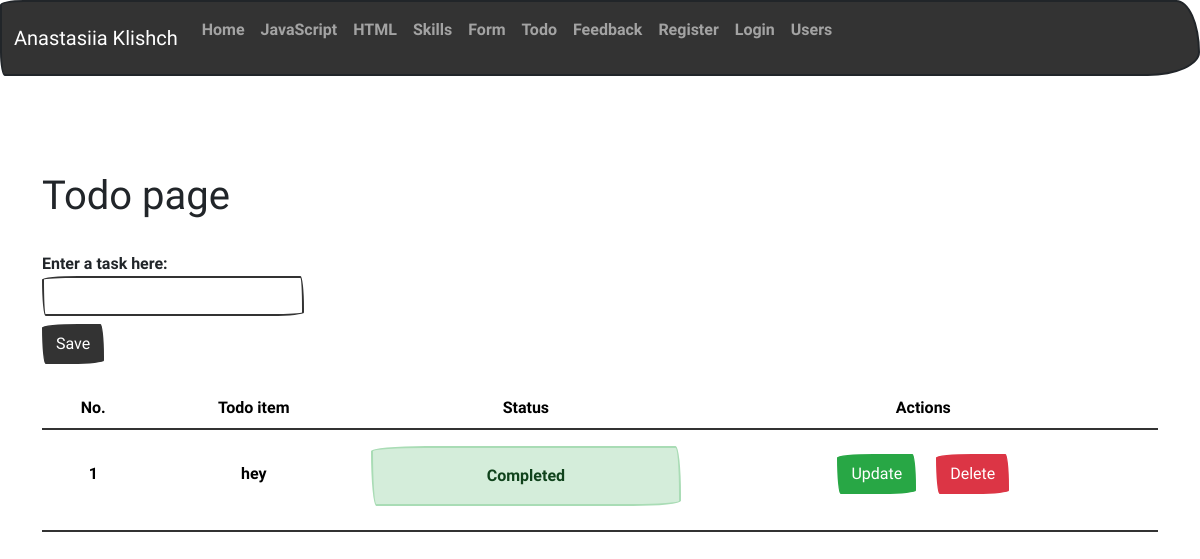
Screenshot of /todo with the database file from the repository.
### app/models.py (models this page shows)
class Todo(db.Model):
    id = db.Column(db.Integer, primary_key=True)
    title = db.Column(db.String(100))
    complete = db.Column(db.Boolean)
    description = db.Column(db.Boolean)

### app/views.py (the view)
@app.route('/todo', methods=['GET', 'POST'])
def todo():
    form = TodoForm()
    todo_list = Todo.query.all()
    return render_template("todo.html", form=form, todo_list=todo_list)

### forms.py
class TodoForm(FlaskForm):
    title = StringField("Enter a task here: ",
                         validators=[DataRequired("This field is required.")],
                         render_kw={"class": "form-control me-sm-2"})
    submit_todo = SubmitField("Save",
                         render_kw={"class": "btn btn-primary my-2 my-sm-0"})

### app/templates/todo.html (shortened to what this page needs)
{% from 'render_field.html' import render_field %}
{% extends "base.html" %}
{% block content %}
<h1>Todo page</h1>
<div class="d-flex">
    <div class="mt-4 ">
        <form method="post" action="{{ url_for('add') }}" novalidate>
            {{ render_field(form.title) }}
            {{ form.submit_todo() }}
        </form>
    </div>
</div>
<div class="mt-4">
    <table class="table mb-4 text-center">
        <thead>
            <tr>
            <th scope="col">No.</th>
            <th scope="col">Todo item</th>
            <th scope="col">Status</th>
            <th scope="col">Actions</th>
            </tr>
        </thead>
        <tbody>
            {% for todo in todo_list %}
            <tr>
            <th scope="row">
                <div class="mt-4 text-center">
                    {{todo.id }}
                </div>
            </th>
            <td>
                <div class="mt-4 text-center">
                    {{ todo.title }}
                </div>
            </td>
            <td>
                <div class="mt-2 text-center">
                    {% if todo.complete == False %}
                    <div class="alert alert-secondary" role="alert">In progress</div>
                    {% else %}
                    <div class="alert alert-success" role="alert">Completed</div>
                    {% endif %}
                </div>
            </td>
            <td>
                <div class="mt-3 text-center">
                    <a class="btn btn-success" href="/update/{{ todo.id }}">Update</a>
                    <a class="btn btn-danger ms-3" href="/delete/{{ todo.id }}">Delete</a>
                </div>
            </td>
            </tr>
            {% endfor %}
        </tbody>
    </table>
</div>
{% endblock %}

### app/static/css/mystyle.css (style rules this page uses)
body { justify-content: center; align-items: center; height: 100vh; margin: 0; }
input { text-align: center; }

### rows the page displays
Todo: id "1", title "hey", complete "Completed"

### other values shown
{{ name }} "Home" "JavaScript" "HTML" "Skills" "Form" "Todo" "Feedback" "Register" "Login" "Users"
{{ field.label }} "Enter a task here:"
